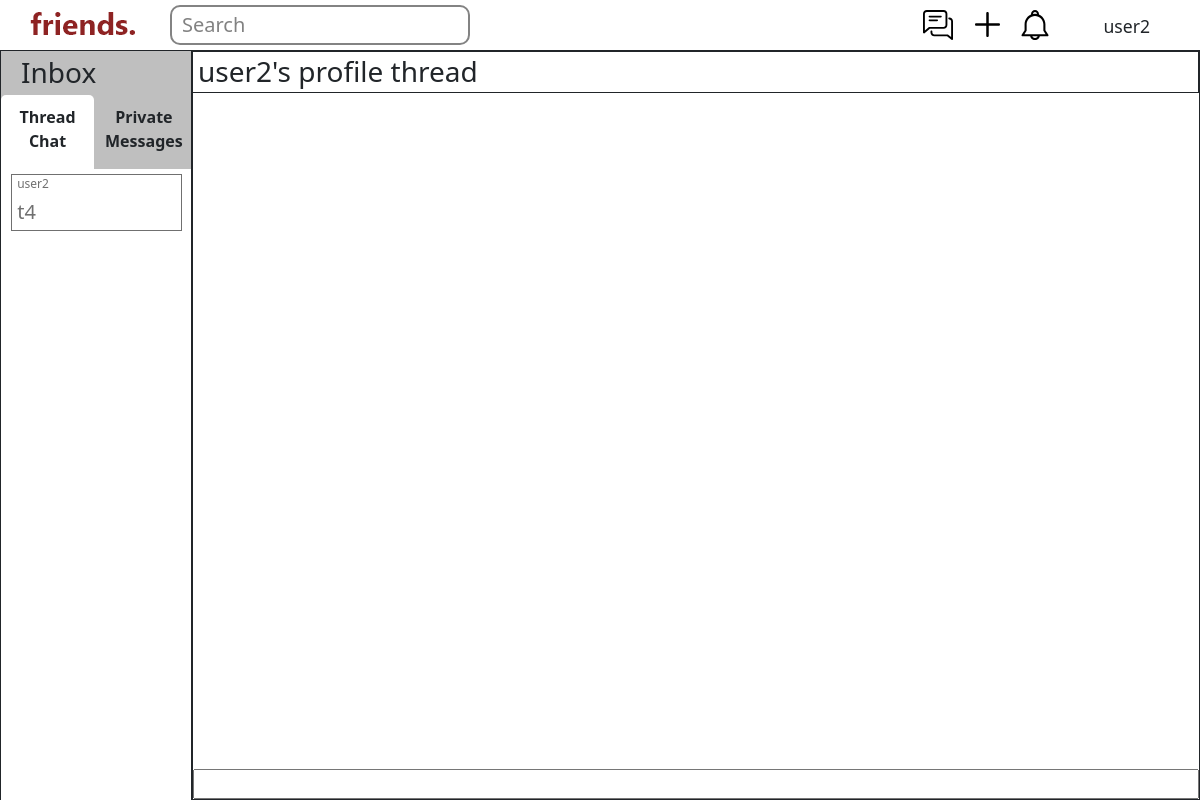
The app's page /threadchat/2 (signed in) with its own data.
### main/models.py (models this page shows, shortened)
class ThreadChat(models.Model):
	thread = models.OneToOneField(Thread, on_delete=models.CASCADE)
	user_list = models.ManyToManyField(User)
	def checkAllow(self, u):
		return u in self.user_list.all() or u == self.thread.getUser()

class Thread(models.Model):
	LOCATION_CHOICES = (
		('General', 'General'),
		('COM','Computing'),
		('KR MRT', 'KR MRT'),
		('SCI','SCI'),
		('BIZ', 'BIZ'),
		('WTV', 'WTV')
	)
	user = models.ForeignKey(User, on_delete=models.CASCADE)
	title = models.CharField(max_length=100, default='', blank=True)
	content = models.CharField(max_length=1000, default='', blank=True)
	location = models.CharField(max_length=30, default='General', choices=LOCATION_CHOICES)
	tags = models.JSONField(default=list, null=True)
	created_at = models.DateTimeField(auto_now_add=True)
	viewable = models.BooleanField(default=True)
	is_temp = models.BooleanField(default=False)
	ttl = models.IntegerField(default=0, null=True)
	profile = models.OneToOneField(UserProfile, on_delete=models.CASCADE, null=True)
	KW_EXTRACTOR = yake.KeywordExtractor(lan="en", n=1, dedupLim=0.9, top=10, features=None)
	def getUser(self):
		return self.user
	class Meta:
		unique_together = (("title", "content"),)

### main/views.py (the view, shortened to what this page needs)
# urls.py: path("threadchat/<int:id>", views.threadchat, name="threadchat"),
@login_required(login_url='/loginprompt')
def threadchat(response, id):
	tc = ThreadChat.objects.get(id=id)
	all_tc = response.user.threadchat_set.all()
	if not tc.checkAllow(response.user):
		messages.error(response, 'This chat is private, send a request to join the group.')
		return HttpResponseRedirect("/thread/%i" % id)
	return render(response, "main/threadchat.html", {"tc":tc,
													"all_tc":all_tc,
													"all_pm": response.user.pmuser1_set.all().union(response.user.pmuser2_set.all())})

### main/templates/main/threadchat.html (shortened to what this page needs)
{% extends 'main/base.html' %}
{% block content %}
	<div class="chat-sidebar">
		<h3 class="inbox">Inbox</h3>
		<div class="tc-or-pm">
			<div class="tc" id="tc" onclick="toTc()">
				<p><strong>Thread Chat</strong></p>
			</div>
			<div class="pm" id="pm" onclick="toPm()">
				<p><strong>Private Messages</strong></p>
			</div>
		</div>
		<div class="scrollable-chats-tc" id="scrollable-chats-tc">
			{% for threadchat in all_tc %}
				<a href="/threadchat/{{threadchat.id}}">
					<div class="chat-info">
						<p>{{threadchat.thread.user}}</p>
						<h5>{{threadchat.thread.title}}</h5>
					</div>
				</a>
			{% endfor %}
		</div>
	</div>
	<div class="chatbox">
		<div class="chatbox-title">
			<h3>{{tc.thread.title}}</h3>
		</div>
		<div class="chatbox-chat">
		</div>
		<div class="replyform">
			<form method="post" action="#" autocomplete="off">
				<input type="text", name="new" autofocus>
			</form>
		</div>
	</div>
{% endblock %}

### main/templates/main/base.html (shortened to what this page needs)
{% load static %}
<!doctype html>
<html lang="en">
<head>
	<link href="https://cdn.jsdelivr.net/npm/bootstrap@5.0.1/dist/css/bootstrap.min.css" rel="stylesheet">
	<link rel="stylesheet" href="{% static 'css/styles.css' %}">
</head>
<body>
	<nav class="topnav">
		<a class="brand" href="/">
			<img src="{% static 'images/friends.png' %}" alt="home">
		</a>
		<form class="searchbar" method="get" action="/search">
			<input class="bar" type="search" name="q" placeholder="Search" aria-label="Search">
		</form>
		{% if user.is_authenticated %}
			<a class="topnavicon" href="/notifications">
				<img class='bell' src="{% static 'images/bell.svg' %}" alt="notifs">
			</a>
			<a class="topnavicon" href="/create">
				<img class='plus' src="{% static 'images/plus.svg' %}" alt="create">
			</a>
			<a class="topnavicon" href="/chatlist">
				<img class='chatlist' src="{% static 'images/chat.svg' %}" alt="chatlist">
			</a>
			<div class="dropdown">
				<p>{{user}}</p>
			</div>
		{% endif %}
	</nav>
	<div class="main">
		{% block content %}
		{% endblock %}
	</div>
</body>
</html>

### main/static/css/styles.css (style rules this page uses)
a { color: black; text-decoration: none; }
.bell { height: 30px; position: absolute; right: 150px; margin-top: 10px; }
body { background-color: #c06c84; }
.bar { position: absolute; width: 300px; height: 40px; top: 5px; left: 50px; border-radius: 10px; opacity: 90%; border-style: solid; }
.bar::placeholder { position: absolute; font-size: 20px; top: 4px; left: 10px }
.brand { position: absolute; left: 30px; padding-top: 3px; }
.chat-info { margin: 3% 5%; width: 90%; border-style: solid; border-width: thin; border-color: #707070; padding: 0 3%; color: #707070; }
.chat-info p { font-size: 0.75rem; margin-bottom: 5px; }
.chat-info h5 { white-space: nowrap; overflow: hidden; text-overflow: ellipsis; margin-top: 5px; margin-bottom: 5px; line-height: normal; }
.chat-sidebar { border-style: solid; border-width: thin; position: fixed; left: 0; background-color: white; width: 16%; height: 100%; }
.chatbox { background-color: white; border-style: solid; border-width: thin; width: 84%; height: calc(100% - 50px); position: fixed; right: 0; bottom: 0; }
.chatbox-chat { position: absolute; bottom: 30px; height: 94.3%; width: 100%; overflow: auto; }
.chatbox-title { background-color: white; border-style: solid; border-width: thin; padding: 3px 5px; margin-left: -1px; }
.chatbox-title h3 { margin-bottom: 0; }
.chatlist { height: 30px; position: absolute; right: 247px; margin-top: 10px; }
.dropdown { position: absolute; display: inline-block; right: 50px; margin-top: 13px; font-size: 1.1rem; }
.inbox { background-color: #bfbfbf; padding: 5px 20px; margin-bottom: 0; }
.main { margin-top: 50px; }
.plus { height: 25px; position: absolute; right: 200px; margin-top: 12px; }
.pm { display: inline-block; width: 48%; text-align: center; border-radius: 5px 5px 0 0; }
.replyform { position: absolute; bottom: 0; width: 100%; }
.replyform input { width: 100%; }
.scrollable-chats-tc { height: 100%; overflow: auto; display: block; }
.searchbar { position: absolute; left: 120px; }
.tc { display: inline-block; width: 49%; text-align: center; border-radius: 5px 5px 0 0; background-color: white; }
.tc-or-pm { background-color: #BFBFBF; }
.tc-or-pm p { margin-top: 10px; display: inline-block; }
.topnav { position: fixed; top: 0; width: 100%; height: 50px; background-color: white; z-index: 1; }
.topnavicon { display: block; }

### records on screen
ThreadChat: thread.user "user2", thread "t4"
ThreadChat: thread "user2's profile thread"

### other values on screen
{{ user }} "user2"
